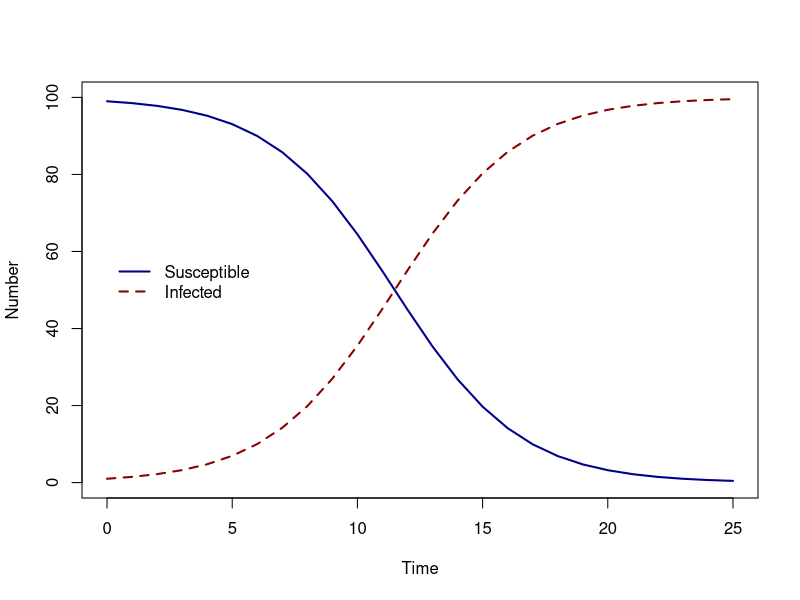
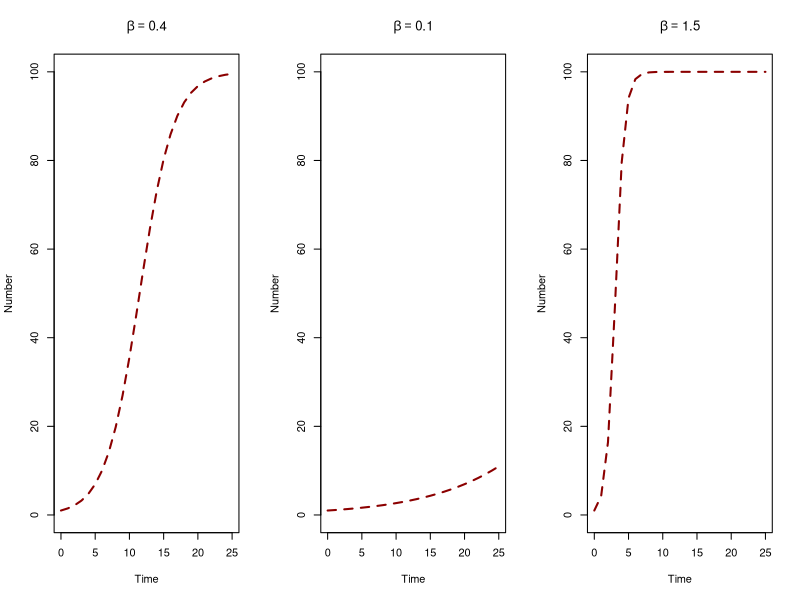

Write the R code that produced these figures, in order.
## ---- chunk 1
knitr::opts_chunk$set(echo = TRUE, comment = NA, fig.align = "center")
## ---- chunk 2
library(deSolve)
susceptible_infected <- function(time, state_var, pars) {
  # Extract state variables
  S <- state_var["S"]
  I <- state_var["I"]
  N <- S + I
  # Extract model parameters
  beta <- pars["beta"]
  # The differential equations
  dS <- - beta * S * I / N
  dI <- beta * S * I / N
  # Return the equations as a list
  sol <- list(c(dS, dI))
  return(sol)
}

# What are our parameter values?
pars <- c(beta = 0.4)

# Define time to solve equations
times <- seq(from = 0, to = 25, by = 1)

# What are the initial values (or conditions) of the state variables?
state_var <- c(S = 99, I = 1)

# Solve the Susceptible Infected equations over the vector of times , time
# with initial conditions
solution <- as.data.frame(ode(y = state_var, times = times,
                              func = susceptible_infected, parms = pars,
                              method = rk4))

plot(solution$time, solution$S, col = "darkblue", lwd = 2,
     type = "l", ylim = c(0, 100), ylab = "Number", xlab = "Time")
lines(solution$time, solution$I, col = "darkred", lwd = 2, lty = 2)
legend(-0.1, 60, c("Susceptible", "Infected"), col = c("darkblue", "darkred"),
       lwd = 2, lty = c(1, 2), bty = "n")

## ---- chunk 3
par(mfrow = c(1, 3))
beta_val <- 0.4
plot(solution$time, solution$I, col = "darkred", lwd = 2, lty = 2,
     type = "l", ylim = c(0, 100), ylab = "Number", xlab = "Time",
     main = bquote(beta == .(beta_val)))

beta_vec <- c(0.1, 1.5)

for (beta_val in beta_vec){
  # What are our parameter values?
  pars <- c(beta = beta_val)

  # Solve the Susceptible Infected equations over the vector of times , time
  # with initial conditions
  solution <- as.data.frame(ode(y = state_var, times = times,
                                func = susceptible_infected, parms = pars,
                                method = rk4))
  plot(solution$time, solution$I, col = "darkred", lwd = 2, lty = 2,
       type = "l", ylim = c(0, 100), ylab = "Number", xlab = "Time",
       main = bquote(beta == .(beta_val)))
}
